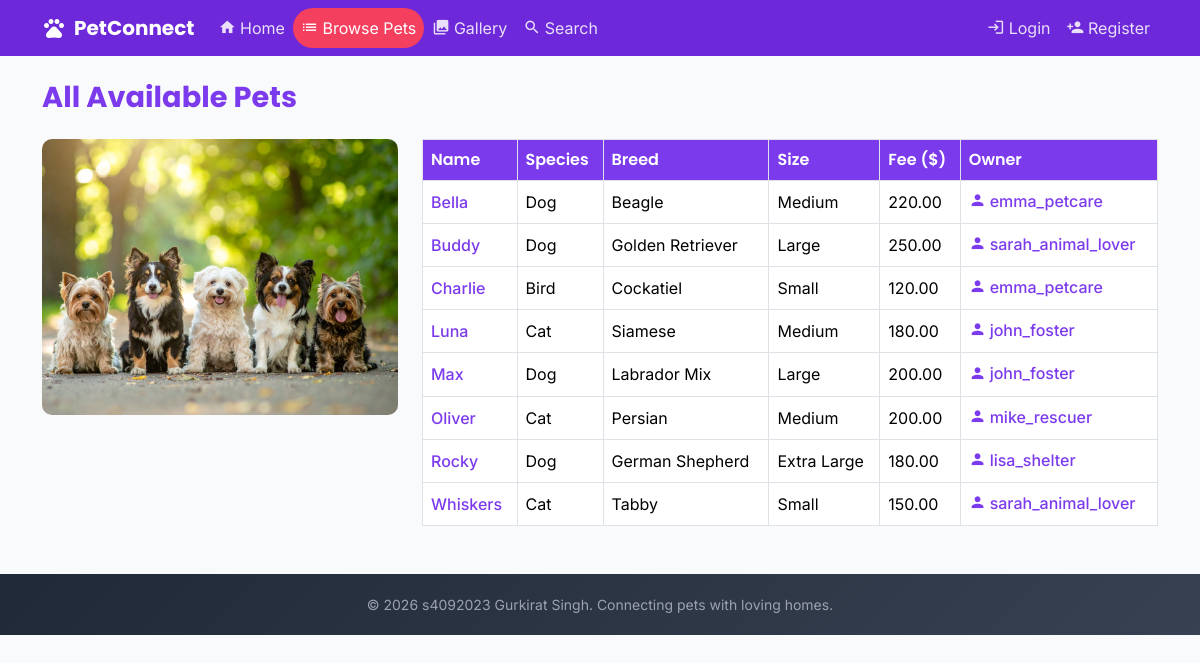
The app's page /pets.php with its own data.
### tables this page shows
CREATE TABLE IF NOT EXISTS pets (
    pet_id          INT AUTO_INCREMENT PRIMARY KEY,
    user_id         INT           NOT NULL,
    name            VARCHAR(100)  NOT NULL,
    species         ENUM('Dog','Cat','Bird','Rabbit','Other') NOT NULL DEFAULT 'Dog',
    breed           VARCHAR(100),
    age_years       INT,
    age_months      INT,
    gender          ENUM('Male','Female','Unknown') NOT NULL DEFAULT 'Unknown',
    size            ENUM('Small','Medium','Large','Extra Large') NOT NULL DEFAULT 'Medium',
    description     TEXT          NOT NULL,
    health_info     TEXT,
    image_path      VARCHAR(255),
    adoption_fee    DECIMAL(8,2)  NOT NULL DEFAULT 0.00,
    status          ENUM('Available','Pending','Adopted') NOT NULL DEFAULT 'Available',
    created_at      DATETIME      NOT NULL DEFAULT CURRENT_TIMESTAMP,
    FOREIGN KEY(user_id) REFERENCES users(user_id) ON DELETE CASCADE
);

CREATE TABLE IF NOT EXISTS users (
    user_id     INT AUTO_INCREMENT PRIMARY KEY,
    username    VARCHAR(50)   NOT NULL UNIQUE,
    email       VARCHAR(100)  NOT NULL UNIQUE,
    password    CHAR(60)      NOT NULL,
    phone       VARCHAR(20),
    location    VARCHAR(100),
    joined_at   DATETIME      NOT NULL DEFAULT CURRENT_TIMESTAMP
);

### pets.php (the view, shortened to what this page needs)
<?php
$activePage = "pets";
$basePath = "";
include 'includes/db_connect.inc';
include 'includes/header.inc';
?>
<h2 class="page-heading">All Available Pets</h2>
<div class="row g-4 align-items-start">
    <div class="col-12 col-md-4">
        <img src="assets/images/banner.jpg" alt="Pets waiting for adoption" class="banner-img">
    </div>
    <div class="col-12 col-md-8">
        <div class="table-responsive">
            <table class="table table-bordered pets-table">
                <thead>
                    <tr>
                        <th>Name</th>
                        <th>Species</th>
                        <th>Breed</th>
                        <th>Size</th>
                        <th>Fee ($)</th>
                        <th>Owner</th>
                    </tr>
                </thead>
                <tbody>
                <?php
                $sql = "SELECT p.pet_id, p.name, p.species, p.breed, p.size, p.adoption_fee, p.user_id, u.username FROM pets p JOIN users u ON p.user_id = u.user_id ORDER BY p.name ASC";
                $result = mysqli_query($conn, $sql);
                while ($pet = mysqli_fetch_assoc($result)) {
                ?>
                    <tr>
                        <td><a href="details.php?id=<?php echo $pet['pet_id']; ?>" class="pet-link"><?php echo htmlspecialchars($pet['name']); ?></a></td>
                        <td><?php echo htmlspecialchars($pet['species']); ?></td>
                        <td><?php echo htmlspecialchars($pet['breed']); ?></td>
                        <td><?php echo htmlspecialchars($pet['size']); ?></td>
                        <td><?php echo number_format($pet['adoption_fee'], 2); ?></td>
                        <td><a href="owner.php?user_id=<?php echo $pet['user_id']; ?>" class="pet-link"><span class="material-icons icon-sm">person</span> <?php echo htmlspecialchars($pet['username']); ?></a></td>
                    </tr>
                <?php } ?>
                </tbody>
            </table>
        </div>
    </div>
</div>
<?php include 'includes/footer.inc'; ?>

### includes/header.inc (shortened to what this page needs)
<!DOCTYPE html>
<html lang="en">
<head>
    <link href="https://cdn.jsdelivr.net/npm/bootstrap@5.3.3/dist/css/bootstrap.min.css" rel="stylesheet">
    <link href="<?php echo $basePath; ?>assets/css/styles.css" rel="stylesheet">
</head>
<body>
<header>
<?php include $basePath . 'includes/nav.inc'; ?>
</header>
<main class="container my-4">

### includes/nav.inc (shortened to what this page needs)
<nav class="navbar navbar-expand-lg navbar-dark navbar-petconnect">
    <div class="container">
        <a class="navbar-brand d-flex align-items-center gap-2" href="<?php echo $basePath; ?>index.php">
            <span class="material-icons">pets</span>
            PetConnect
        </a>
        <div class="collapse navbar-collapse" id="navbarMain">
            <ul class="navbar-nav me-auto mb-2 mb-lg-0">
                <li class="nav-item">
                    <a class="nav-link d-flex align-items-center gap-1 <?php echo ($activePage === 'home') ? 'active' : ''; ?>" href="<?php echo $basePath; ?>index.php">
                        <span class="material-icons icon-sm">home</span> Home
                    </a>
                </li>
                <li class="nav-item">
                    <a class="nav-link d-flex align-items-center gap-1 <?php echo ($activePage === 'pets') ? 'active' : ''; ?>" href="<?php echo $basePath; ?>pets.php">
                        <span class="material-icons icon-sm">list</span> Browse Pets
                    </a>
                </li>
                <li class="nav-item">
                    <a class="nav-link d-flex align-items-center gap-1 <?php echo ($activePage === 'gallery') ? 'active' : ''; ?>" href="<?php echo $basePath; ?>gallery.php">
                        <span class="material-icons icon-sm">photo_library</span> Gallery
                    </a>
                </li>
                <li class="nav-item">
                    <a class="nav-link d-flex align-items-center gap-1 <?php echo ($activePage === 'search') ? 'active' : ''; ?>" href="<?php echo $basePath; ?>search.php">
                        <span class="material-icons icon-sm">search</span> Search
                    </a>
                </li>
            </ul>
            <ul class="navbar-nav ms-auto mb-2 mb-lg-0">
                <?php if (isset($_SESSION['user_id'])): ?>
                <li class="nav-item">
                    <a class="nav-link d-flex align-items-center gap-1" href="<?php echo $basePath; ?>add.php">
                        <span class="material-icons icon-sm">add_circle</span> Add Pet
                    </a>
                </li>
                <li class="nav-item">
                    <a class="nav-link d-flex align-items-center gap-1" href="<?php echo $basePath; ?>owner.php?user_id=<?php echo $_SESSION['user_id']; ?>">
                        <span class="material-icons icon-sm">person</span> <?php echo htmlspecialchars($_SESSION['username']); ?>
                    </a>
                </li>
                <li class="nav-item">
                    <a class="nav-link d-flex align-items-center gap-1" href="<?php echo $basePath; ?>logout.php">
                        <span class="material-icons icon-sm">logout</span> Logout
                    </a>
                </li>
                <?php else: ?>
                <li class="nav-item">
                    <a class="nav-link d-flex align-items-center gap-1" href="<?php echo $basePath; ?>login.php">
                        <span class="material-icons icon-sm">login</span> Login
                    </a>
                </li>
                <li class="nav-item">
                    <a class="nav-link d-flex align-items-center gap-1" href="<?php echo $basePath; ?>register.php">
                        <span class="material-icons icon-sm">person_add</span> Register
                    </a>
                </li>
                <?php endif; ?>
            </ul>
        </div>
    </div>
</nav>

### includes/footer.inc (shortened to what this page needs)
</main>
<footer class="footer-petconnect">
    <p class="mb-0">&copy; 2026 s4092023 Gurkirat Singh. Connecting pets with loving homes.</p>
</footer>
</body>
</html>

### assets/css/styles.css (style rules this page uses)
:root { --primary: #7c3aed; --primary-dark: #6d28d9; --primary-light: #a78bfa; --secondary: #f43f5e; --secondary-dark: #e11d48; --accent-orange: #f59e0b; --accent-green: #10b981; --accent-purple: #8b5cf6; --text-dark: #1f2937; --text-light: #6b7280; --bg-light: #f9fafb; --bg-white: #ffffff; --border-color: #e5e7eb; }
body { font-family: 'Inter', sans-serif; color: var(--text-dark); background-color: var(--bg-light); }
h1, h2, h3, h4, h5, h6, .navbar-brand { font-family: 'Poppins', sans-serif; }
.navbar-petconnect { background-color: var(--primary-dark); }
.nav-link { color: rgba(255, 255, 255, 0.85) !important; font-family: 'Inter', sans-serif; }
.nav-link.active, .nav-link:hover { color: #ffffff !important; }
.nav-link.active { background-color: var(--secondary); border-radius: 20px; padding-left: 12px; padding-right: 12px; }
.navbar-brand { color: #ffffff !important; font-weight: 700; font-size: 1.25rem; }
.icon-sm { font-size: 1.1rem; vertical-align: middle; }
.footer-petconnect { background: linear-gradient(135deg, #1f2937 0%, #374151 100%); color: #9ca3af; text-align: center; padding: 1.25rem 0; margin-top: 2rem; font-family: 'Inter', sans-serif; font-size: 0.875rem; }
.page-heading { font-family: 'Poppins', sans-serif; font-weight: 700; font-size: 1.8rem; color: var(--primary); margin-bottom: 1.5rem; }
.pets-table th { background-color: var(--primary); color: white; font-family: 'Poppins', sans-serif; font-weight: 600; }
.pets-table td, .pets-table th { vertical-align: middle; }
.pet-link { color: var(--primary); text-decoration: none; font-weight: 500; display: inline-flex; align-items: center; gap: 0.2rem; }
.banner-img { width: 100%; border-radius: 10px; object-fit: cover; max-height: 300px; }

### records on screen
pets: name "Bella", species "Dog", breed "Beagle", size "Medium", adoption_fee "220.00", user.username "emma_petcare"
pets: name "Buddy", species "Dog", breed "Golden Retriever", size "Large", adoption_fee "250.00", user.username "sarah_animal_lover"
pets: name "Charlie", species "Bird", breed "Cockatiel", size "Small", adoption_fee "120.00", user.username "emma_petcare"
pets: name "Luna", species "Cat", breed "Siamese", size "Medium", adoption_fee "180.00", user.username "john_foster"
pets: name "Max", species "Dog", breed "Labrador Mix", size "Large", adoption_fee "200.00", user.username "john_foster"
pets: name "Oliver", species "Cat", breed "Persian", size "Medium", adoption_fee "200.00", user.username "mike_rescuer"
pets: name "Rocky", species "Dog", breed "German Shepherd", size "Extra Large", adoption_fee "180.00", user.username "lisa_shelter"
pets: name "Whiskers", species "Cat", breed "Tabby", size "Small", adoption_fee "150.00", user.username "sarah_animal_lover"
